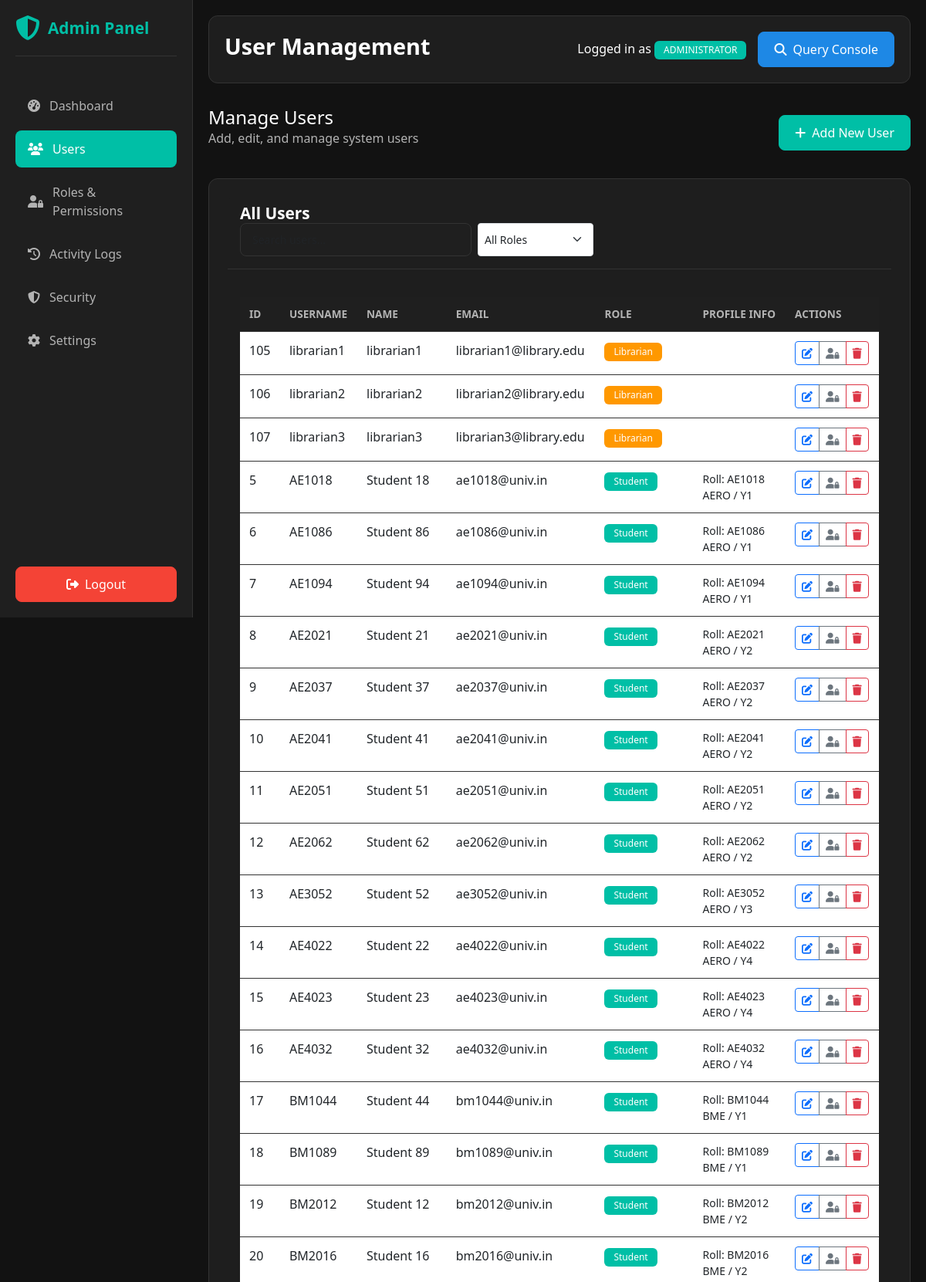
The app's page /admin/users/ (signed in, upper part) with its own data.
### tables this page shows
CREATE TABLE Users (
        id INTEGER PRIMARY KEY AUTOINCREMENT,
        username TEXT UNIQUE NOT NULL,
        password TEXT NOT NULL,
        role TEXT NOT NULL,
        email TEXT UNIQUE NOT NULL,
        created_date TEXT DEFAULT CURRENT_TIMESTAMP
    );

### routes/admin_user_routes.py (the view)
@admin_user_bp.route('/')
@role_required("Administrator")
def users():
    from admin_data_functions import get_all_users, add_log
    add_log(session.get('user_id'), 'Accessed user management')
    users = get_all_users()
    return render_template('admin/users.html', role=session.get('role'), users=users)

### admin_data_functions.py (called while the page is built)
def get_users_data():
    conn = get_db_connection(MAIN_DB)
    try:
        managed_users = _fetch_managed_users(conn)
        user_stats = {
            'total_users': conn.execute("SELECT COUNT(*) AS cnt FROM Users").fetchone()['cnt'],
            'total_students': conn.execute("SELECT COUNT(*) AS cnt FROM Students").fetchone()['cnt'],
            'total_faculty': conn.execute("SELECT COUNT(*) AS cnt FROM Faculty").fetchone()['cnt'],
        }
        return {
            'managed_users': managed_users,
            'user_stats': user_stats
        }
    finally:
        conn.close()

def get_all_users():
    data = get_users_data()
    return data['managed_users']

def add_log(user_id, action):
    conn = get_db_connection(MAIN_DB)
    try:
        conn.execute('''
            CREATE TABLE IF NOT EXISTS activity_logs (
                id INTEGER PRIMARY KEY AUTOINCREMENT,
                user_id TEXT NOT NULL,
                action TEXT NOT NULL,
                timestamp DATETIME DEFAULT CURRENT_TIMESTAMP
            )
        ''')
        conn.execute(
            "INSERT INTO activity_logs (user_id, action) VALUES (?, ?)",
            (user_id, action)
        )
        conn.commit()
        return True
    except Exception as e:
        conn.rollback()
        return False
    finally:
        conn.close()

### app.py (called while the page is built)
@app.context_processor
def inject_user():
    if "user_id" in session:
        return {
            "current_user": {
                "username": session["user_id"],
                "role": session.get("role", "Student"),
            },
            "user_role": session.get("role", "Student"),
        }
    return {}

    @app.after_request
    def add_security_headers(response):
        return apply_security_headers(response)

### db/connection.py (called while the page is built)
def get_db_connection(db_path: str) -> sqlite3.Connection:
    conn = sqlite3.connect(db_path)
    conn.row_factory = sqlite3.Row
    conn.execute(f"PRAGMA busy_timeout = {SQLITE_BUSY_TIMEOUT_MS}")
    return conn

### security_layers.py (called while the page is built)
def apply_security_headers(response):
    headers = security.get_security_headers()
    for header, value in headers.items():
        response.headers[header] = value
    return response

### templates/admin/users.html (shortened to what this page needs)
{% extends "admin/base_admin.html" %}
{% block page_title %}User Management{% endblock %}
{% block content %}
<div class="d-flex justify-content-between align-items-center mb-4">
    <div>
        <h4 class="mb-0">Manage Users</h4>
        <p style="color: var(--text-secondary);">Add, edit, and manage system users</p>
    </div>
    <button class="btn btn-primary" data-bs-toggle="modal" data-bs-target="#addUserModal">
        <i class="fas fa-plus me-2"></i>Add New User
    </button>
</div>
<div class="card">
    <div class="card-header">
        <h5 class="card-title">All Users</h5>
        <div class="d-flex gap-2">
            <input type="text" class="form-control form-control-sm" placeholder="Search users..." id="searchInput" style="max-width: 300px;">
            <select class="form-select form-select-sm" id="roleFilter" style="max-width: 150px;">
                <option value="">All Roles</option>
            </select>
        </div>
    </div>
    <div class="card-body">
        <div class="table-responsive">
            <table class="table table-hover" id="usersTable">
                <thead>
                    <tr>
                        <th>ID</th>
                        <th>Username</th>
                        <th>Name</th>
                        <th>Email</th>
                        <th>Role</th>
                        <th>Profile Info</th>
                        <th>Actions</th>
                    </tr>
                </thead>
                <tbody>
                    {% for user in users %}
                    <tr data-role="{{ user.role }}">
                        <td>{{ user.id }}</td>
                        <td>{{ user.username }}</td>
                        <td>{{ user.name }}</td>
                        <td>{{ user.email }}</td>
                        <td>
                            <span class="badge badge-role-{{ user.role|lower }}">{{ user.role }}</span>
                        </td>
                        <td class="small">
                            {% if user.roll_number %}Roll: {{ user.roll_number }}<br>{% endif %}
                            {% if user.branch %}{{ user.branch }}{% endif %}
                            {% if user.year %} / Y{{ user.year }}{% endif %}
                        </td>
                        <td>
                            <div class="btn-group btn-group-sm" role="group">
                                <button class="btn btn-outline-primary" onclick="editUser({{ user.id }})" title="Edit">
                                    <i class="fas fa-edit"></i>
                                </button>
                                <button class="btn btn-outline-secondary" onclick="changeUserRole({{ user.id }})" title="Change Role">
                                    <i class="fas fa-user-lock"></i>
                                </button>
                                <button class="btn btn-outline-danger" onclick="deleteUser({{ user.id }}, '{{ user.username|replace("'", "\\'") }}')" title="Delete">
                                    <i class="fas fa-trash"></i>
                                </button>
                            </div>
                        </td>
                    </tr>
                    {% endfor %}
                </tbody>
            </table>
        </div>
    </div>
</div>
{% endblock %}

### templates/admin/base_admin.html (shortened to what this page needs)
<!DOCTYPE html>
<html lang="en">
<head>
    <link href="https://cdn.jsdelivr.net/npm/bootstrap@5.3.0/dist/css/bootstrap.min.css" rel="stylesheet">
    <link href="https://cdnjs.cloudflare.com/ajax/libs/font-awesome/6.4.0/css/all.min.css" rel="stylesheet">
</head>
<body>
    <aside class="sidebar" id="sidebar">
        <div class="sidebar-header">
            <i class="fas fa-shield-alt fa-2x" style="color: var(--primary-btn);"></i>
            <h3>Admin Panel</h3>
        </div>
        <nav>
            <ul class="nav-menu">
                <li class="nav-item">
                    <a href="{{ url_for('dashboard.admin_dashboard') }}" class="nav-link {% if request.endpoint == 'dashboard.admin_dashboard' %}active{% endif %}">
                        <i class="fas fa-tachometer-alt"></i>
                        <span>Dashboard</span>
                    </a>
                </li>
                <li class="nav-item">
                    <a href="{{ url_for('admin_users.users') }}" class="nav-link {% if request.endpoint == 'admin_users.users' %}active{% endif %}">
                        <i class="fas fa-users"></i>
                        <span>Users</span>
                    </a>
                </li>
                <li class="nav-item">
                    <a href="{{ url_for('admin_roles.roles') }}" class="nav-link {% if request.endpoint == 'admin_roles.roles' %}active{% endif %}">
                        <i class="fas fa-user-lock"></i>
                        <span>Roles & Permissions</span>
                    </a>
                </li>
                <li class="nav-item">
                    <a href="{{ url_for('admin_logs.logs') }}" class="nav-link {% if request.endpoint == 'admin_logs.logs' %}active{% endif %}">
                        <i class="fas fa-history"></i>
                        <span>Activity Logs</span>
                    </a>
                </li>
                <li class="nav-item">
                    <a href="{{ url_for('admin_security.security') }}" class="nav-link {% if request.endpoint == 'admin_security.security' %}active{% endif %}">
                        <i class="fas fa-shield-alt"></i>
                        <span>Security</span>
                    </a>
                </li>
                <li class="nav-item">
                    <a href="{{ url_for('admin_settings.settings') }}" class="nav-link {% if request.endpoint == 'admin_settings.settings' %}active{% endif %}">
                        <i class="fas fa-cog"></i>
                        <span>Settings</span>
                    </a>
                </li>
            </ul>
        </nav>
        <div style="position: absolute; bottom: 20px; left: 20px; right: 20px;">
            <a href="/logout" class="btn btn-danger w-100">
                <i class="fas fa-sign-out-alt me-2"></i>Logout
            </a>
        </div>
    </aside>
    <main class="main-content">
        <div class="top-bar">
            <h1 class="page-title">{% block page_title %}Admin Dashboard{% endblock %}</h1>
            <div class="user-info">
                <span>Logged in as <span class="badge" style="background-color: var(--primary-btn);">{{ role|upper }}</span></span>
                <a href="/" class="btn btn-secondary">
                    <i class="fas fa-search me-2"></i>Query Console
                </a>
            </div>
        </div>
        {% block content %}{% endblock %}
    </main>
</body>
</html>

### templates/admin/base_admin.html (style rules this page uses)
:root { --bg-primary: #121212; --bg-secondary: #1F1F1F; --bg-card: #1E1E1E; --text-primary: #FFFFFF; --text-secondary: #B3B3B3; --border-color: #333333; --primary-btn: #00BFA6; --secondary-btn: #1E88E5; --danger-btn: #F44336; --warning-btn: #FF9800; --success-btn: #4CAF50; }
* { margin: 0; padding: 0; box-sizing: border-box; }
body { background-color: var(--bg-primary); color: var(--text-primary); font-family: 'Segoe UI', Tahoma, Geneva, Verdana, sans-serif; overflow-x: hidden; }
.sidebar { position: fixed; top: 0; left: 0; height: 100vh; width: 250px; background-color: var(--bg-secondary); padding: 20px; z-index: 1000; border-right: 1px solid var(--border-color); }
.sidebar-header { display: flex; align-items: center; gap: 10px; margin-bottom: 40px; padding-bottom: 20px; border-bottom: 1px solid var(--border-color); }
.sidebar-header h3 { color: var(--primary-btn); font-size: 1.3rem; font-weight: 600; margin: 0; }
.nav-menu { list-style: none; padding: 0; }
.nav-item { margin-bottom: 8px; }
.nav-link { display: flex; align-items: center; gap: 12px; padding: 12px 16px; color: var(--text-secondary); text-decoration: none; border-radius: 8px; transition: all 0.3s ease; font-weight: 500; }
.nav-link.active { background-color: var(--primary-btn); color: white; }
.main-content { margin-left: 250px; padding: 20px; min-height: 100vh; }
.top-bar { display: flex; justify-content: space-between; align-items: center; margin-bottom: 30px; padding: 20px; background-color: var(--bg-card); border-radius: 12px; border: 1px solid var(--border-color); }
.page-title { font-size: 1.8rem; font-weight: 600; color: var(--text-primary); }
.user-info { display: flex; align-items: center; gap: 15px; }
.card { background-color: var(--bg-card); border: 1px solid var(--border-color); border-radius: 12px; padding: 24px; margin-bottom: 20px; transition: transform 0.2s ease, box-shadow 0.2s ease; }
.card-header { border-bottom: 1px solid var(--border-color); padding-bottom: 16px; margin-bottom: 20px; }
.card-title { font-size: 1.3rem; font-weight: 600; color: var(--text-primary); margin: 0; }
.btn-primary { background-color: var(--primary-btn); border-color: var(--primary-btn); color: white; padding: 10px 20px; border-radius: 8px; font-weight: 500; transition: all 0.3s ease; }
.btn-secondary { background-color: var(--secondary-btn); border-color: var(--secondary-btn); color: white; padding: 10px 20px; border-radius: 8px; font-weight: 500; transition: all 0.3s ease; }
.btn-danger { background-color: var(--danger-btn); border-color: var(--danger-btn); color: white; padding: 10px 20px; border-radius: 8px; font-weight: 500; transition: all 0.3s ease; }
.table { background-color: transparent; color: var(--text-primary); }
.table th { background-color: var(--bg-secondary); border-color: var(--border-color); color: var(--text-secondary); font-weight: 600; text-transform: uppercase; font-size: 0.85rem; padding: 12px; }
.table td { border-color: var(--border-color); padding: 12px; }
.form-control { background-color: var(--bg-secondary); border-color: var(--border-color); color: var(--text-primary); border-radius: 8px; padding: 10px 15px; }
.badge { padding: 6px 12px; border-radius: 6px; font-weight: 500; }

### templates/admin/users.html (style rules this page uses)
.badge-role-librarian { background-color: var(--warning-btn); }
.badge-role-student { background-color: var(--primary-btn); }

### records on screen
Users: role "ADMINISTRATOR"
Users: id "105", username "librarian1", name "librarian1", email "librarian1@library.edu", role "Librarian"
Users: id "106", username "librarian2", name "librarian2", email "librarian2@library.edu", role "Librarian"
Users: id "107", username "librarian3", name "librarian3", email "librarian3@library.edu", role "Librarian"
Users: id "5", username "AE1018", name "Student 18", email "ae1018@univ.in", role "Student", roll_number "AE1018", branch "AERO", year "1"
Users: id "6", username "AE1086", name "Student 86", email "ae1086@univ.in", role "Student", roll_number "AE1086", branch "AERO", year "1"
Users: id "7", username "AE1094", name "Student 94", email "ae1094@univ.in", role "Student", roll_number "AE1094", branch "AERO", year "1"
Users: id "8", username "AE2021", name "Student 21", email "ae2021@univ.in", role "Student", roll_number "AE2021", branch "AERO", year "2"
Users: id "9", username "AE2037", name "Student 37", email "ae2037@univ.in", role "Student", roll_number "AE2037", branch "AERO", year "2"
Users: id "10", username "AE2041", name "Student 41", email "ae2041@univ.in", role "Student", roll_number "AE2041", branch "AERO", year "2"
Users: id "11", username "AE2051", name "Student 51", email "ae2051@univ.in", role "Student", roll_number "AE2051", branch "AERO", year "2"
Users: id "12", username "AE2062", name "Student 62", email "ae2062@univ.in", role "Student", roll_number "AE2062", branch "AERO", year "2"
Users: id "13", username "AE3052", name "Student 52", email "ae3052@univ.in", role "Student", roll_number "AE3052", branch "AERO", year "3"
Users: id "14", username "AE4022", name "Student 22", email "ae4022@univ.in", role "Student", roll_number "AE4022", branch "AERO", year "4"
Users: id "15", username "AE4023", name "Student 23", email "ae4023@univ.in", role "Student", roll_number "AE4023", branch "AERO", year "4"
Users: id "16", username "AE4032", name "Student 32", email "ae4032@univ.in", role "Student", roll_number "AE4032", branch "AERO", year "4"
Users: id "17", username "BM1044", name "Student 44", email "bm1044@univ.in", role "Student", roll_number "BM1044", branch "BME", year "1"
Users: id "18", username "BM1089", name "Student 89", email "bm1089@univ.in", role "Student", roll_number "BM1089", branch "BME", year "1"
Users: id "19", username "BM2012", name "Student 12", email "bm2012@univ.in", role "Student", roll_number "BM2012", branch "BME", year "2"
Users: id "20", username "BM2016", name "Student 16", email "bm2016@univ.in", role "Student", roll_number "BM2016", branch "BME", year "2"
